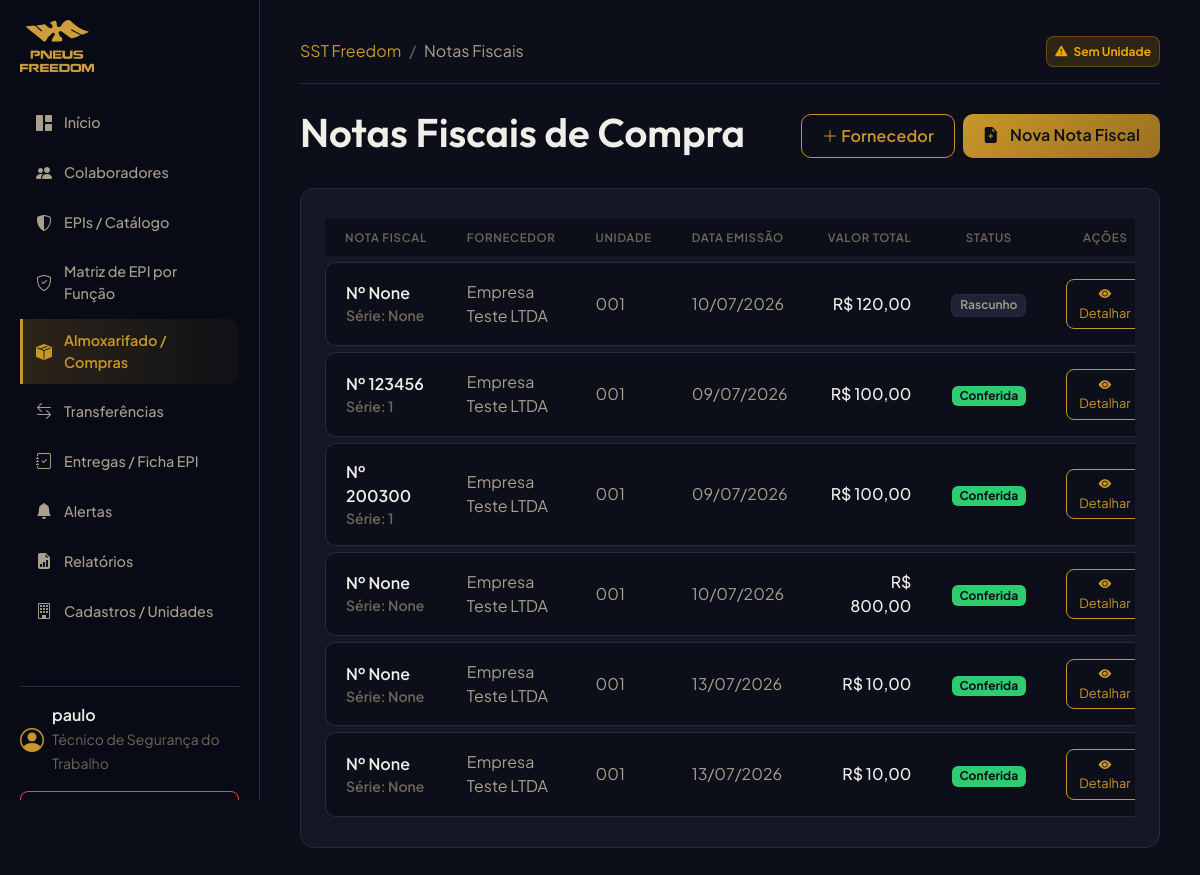
/inventory/nfs/ (signed in), run on an earlier commit of the app's database.
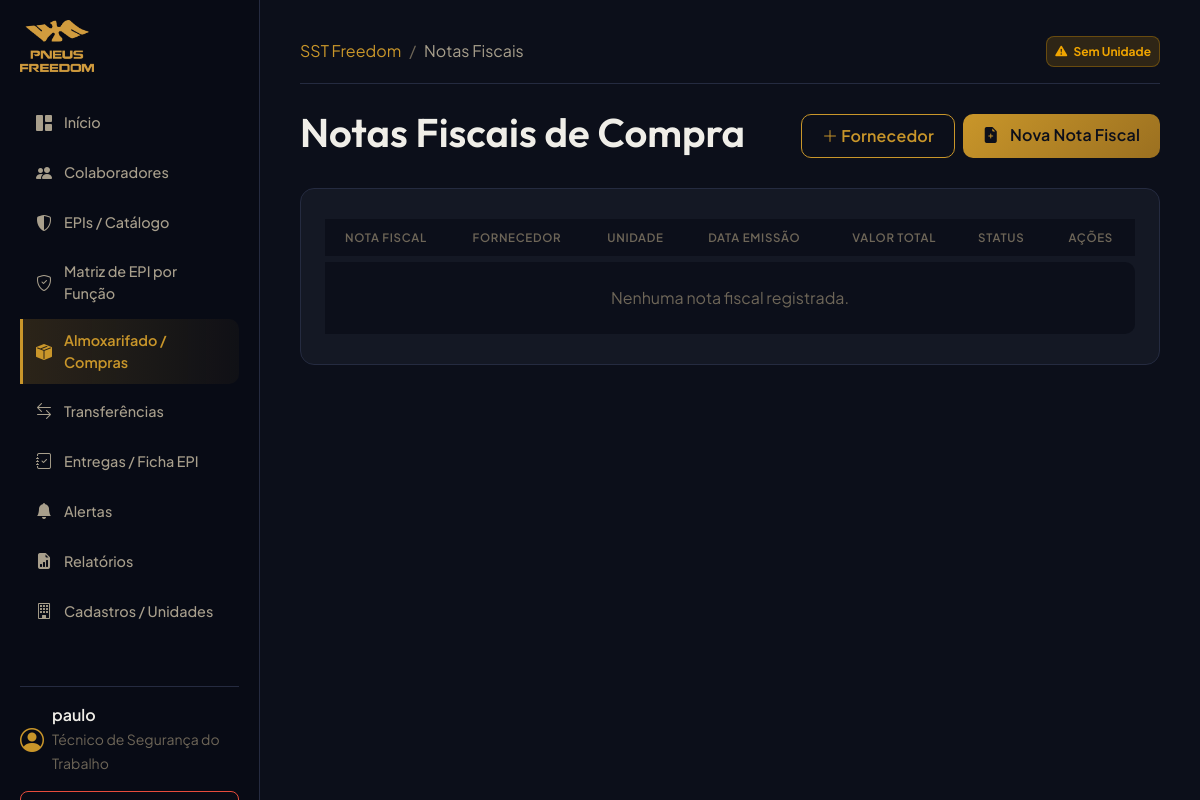
And on a later commit of the database.
### inventory/models.py (models this page shows, shortened)
class FiscalNote(models.Model):
    TIPO_CHOICES = (
        ('NOTA_FISCAL', 'Nota Fiscal'),
        ('RECIBO', 'Recibo'),
        ('SEM_DOCUMENTO', 'Sem documento'),
        ('OUTRO', 'Outro'),
    )
    STATUS_CHOICES = (
        ('RASCUNHO', 'Rascunho'),
        ('CONFERIDA', 'Conferida (Confirmada)'),
        ('CANCELADA', 'Cancelada'),
    )
    supplier = models.ForeignKey(Supplier, on_delete=models.PROTECT, related_name='fiscal_notes', verbose_name="Fornecedor")
    unit = models.ForeignKey(Unit, on_delete=models.PROTECT, related_name='fiscal_notes', verbose_name="Unidade Recebedora")
    tipo = models.CharField(max_length=20, choices=TIPO_CHOICES, default='NOTA_FISCAL', verbose_name="Tipo de Documento")
    numero = models.CharField(max_length=50, blank=True, null=True, verbose_name="Número do Documento")
    serie = models.CharField(max_length=10, blank=True, null=True, verbose_name="Série")
    chave_acesso = models.CharField(max_length=44, blank=True, null=True, verbose_name="Chave de Acesso")
    data_emissao = models.DateField(verbose_name="Data de Emissão")
    data_recebimento = models.DateField(verbose_name="Data de Recebimento")
    centro_custo = models.ForeignKey(CostCenter, on_delete=models.PROTECT, related_name='fiscal_notes', verbose_name="Centro de Custo")
    frete = models.DecimalField(max_digits=10, decimal_places=2, default=0.00, verbose_name="Valor do Frete")
    desconto = models.DecimalField(max_digits=10, decimal_places=2, default=0.00, verbose_name="Valor do Desconto")
    valor_total = models.DecimalField(max_digits=12, decimal_places=2, verbose_name="Valor Total")
    documento_anexo = models.FileField(upload_to='uploads/nfs/', blank=True, null=True, verbose_name="Documento Anexado")
    observacoes = models.TextField(blank=True, null=True, verbose_name="Observações")
    status = models.CharField(max_length=20, choices=STATUS_CHOICES, default='RASCUNHO', verbose_name="Status")
    usuario = models.ForeignKey(settings.AUTH_USER_MODEL, on_delete=models.PROTECT, related_name='fiscal_notes', verbose_name="Registrado por")
    criado_em = models.DateTimeField(auto_now_add=True, verbose_name="Criado em")
    atualizado_em = models.DateTimeField(auto_now=True, verbose_name="Atualizado em")
    class Meta:
        verbose_name = "Nota Fiscal"
        verbose_name_plural = "Notas Fiscais"
        unique_together = ('supplier', 'numero', 'serie')

class Supplier(models.Model):
    razao_social = models.CharField(max_length=255, verbose_name="Razão Social")
    cnpj_cpf = models.CharField(max_length=18, unique=True, verbose_name="CNPJ/CPF")
    contato = models.CharField(max_length=100, blank=True, null=True, verbose_name="Nome de Contato")
    telefone = models.CharField(max_length=20, blank=True, null=True, verbose_name="Telefone")
    email = models.EmailField(blank=True, null=True, verbose_name="E-mail")
    ativo = models.BooleanField(default=True, verbose_name="Ativo")
    class Meta:
        verbose_name = "Fornecedor"
        verbose_name_plural = "Fornecedores"

### organizations/models.py (models this page shows, shortened)
class Unit(models.Model):
    company = models.ForeignKey(Company, on_delete=models.PROTECT, related_name='units', verbose_name="Empresa")
    codigo = models.CharField(max_length=50, unique=True, verbose_name="Código da Unidade")
    nome = models.CharField(max_length=255, verbose_name="Nome da Unidade")
    cidade = models.CharField(max_length=100, verbose_name="Cidade")
    estado = models.CharField(max_length=2, verbose_name="UF")
    ativo = models.BooleanField(default=True, verbose_name="Ativo")
    class Meta:
        verbose_name = "Unidade"
        verbose_name_plural = "Unidades"

### inventory/views.py (the view)
# urls.py: path('nfs/', FiscalNoteListView.as_view(), name='fiscal_note_list'),
class FiscalNoteListView(LoginRequiredMixin, ListView):
    model = FiscalNote
    template_name = "inventory/nfs_list.html"
    context_object_name = "notes"
    def get_queryset(self):
        user = self.request.user
        user_units = user.units.all()
        if user.is_superuser and not user_units.exists():
            from organizations.models import Unit
            user_units = Unit.objects.all()
        return FiscalNote.objects.filter(unit__in=user_units).select_related('supplier', 'unit', 'centro_custo')

### accounts/models.py (called while the page is built)
    def is_tecnico(self):
        return self.profile_type == self.TECNICO_SST or self.is_superuser

    def is_almoxarife(self):
        return self.profile_type == self.ALMOXARIFE or self.is_superuser

### templates/inventory/nfs_list.html (shortened to what this page needs)
{% extends "base.html" %}
{% block breadcrumbs %}
<li class="breadcrumb-item active text-secondary" aria-current="page">Notas Fiscais</li>
{% endblock %}
{% block content %}
<div class="d-flex justify-content-between align-items-center mb-4">
    <h1>Notas Fiscais de Compra</h1>
    <div class="d-flex gap-2">
        <a href="{% url 'supplier_create' %}" class="btn btn-outline-primary btn-premium">
            <i class="bi bi-plus-lg"></i> Fornecedor
        </a>
        <a href="{% url 'fiscal_note_create' %}" class="btn btn-premium btn-premium-primary">
            <i class="bi bi-file-earmark-plus-fill me-2"></i> Nova Nota Fiscal
        </a>
    </div>
</div>
<div class="card-premium">
    <div class="table-responsive">
        <table class="table table-premium mb-0">
            <thead>
                <tr>
                    <th class="text-muted border-0">Nota Fiscal</th>
                    <th class="text-muted border-0">Fornecedor</th>
                    <th class="text-muted border-0">Unidade</th>
                    <th class="text-muted border-0">Data Emissão</th>
                    <th class="text-muted border-0 text-end">Valor Total</th>
                    <th class="text-muted border-0 text-center">Status</th>
                    <th class="text-muted border-0 text-center">Ações</th>
                </tr>
            </thead>
            <tbody>
                {% for note in notes %}
                <tr>
                    <td class="text-light fw-semibold">
                        Nº {{ note.numero }}
                        <small class="text-muted d-block">Série: {{ note.serie }}</small>
                    </td>
                    <td>{{ note.supplier.razao_social }}</td>
                    <td>{{ note.unit.codigo }}</td>
                    <td>{{ note.data_emissao|date:"d/m/Y" }}</td>
                    <td class="text-end text-light fw-medium">R$ {{ note.valor_total|floatformat:2 }}</td>
                    <td class="text-center">
                        {% if note.status == 'RASCUNHO' %}
                        <span class="badge bg-secondary">Rascunho</span>
                        {% elif note.status == 'CONFERIDA' %}
                        <span class="badge bg-success">Conferida</span>
                        {% else %}
                        <span class="badge bg-danger">Cancelada</span>
                        {% endif %}
                    </td>
                    <td class="text-center">
                        <a href="{% url 'fiscal_note_detail' note.id %}" class="btn btn-sm btn-outline-primary rounded-3">
                            <i class="bi bi-eye-fill"></i> Detalhar
                        </a>
                    </td>
                </tr>
                {% empty %}
                <tr>
                    <td colspan="7" class="text-center text-muted border-0 py-4">Nenhuma nota fiscal registrada.</td>
                </tr>
                {% endfor %}
            </tbody>
        </table>
    </div>
</div>
{% endblock %}

### templates/base.html (shortened to what the changed rows need)
<!DOCTYPE html>
<html lang="pt-br">
<head>
    <link href="https://cdn.jsdelivr.net/npm/bootstrap@5.3.2/dist/css/bootstrap.min.css" rel="stylesheet">
    <link href="https://cdn.jsdelivr.net/npm/bootstrap-icons@1.11.1/font/bootstrap-icons.css" rel="stylesheet">
    {% load static %}
    <link rel="stylesheet" href="{% static 'css/custom.css' %}">
</head>
<body>
    <div class="sidebar-wrapper" id="sidebar">
        <nav class="nav flex-column">
            <div class="mt-5 border-top pt-3" style="border-color: var(--border-default) !important;">
                <form action="{% url 'logout' %}" method="post" class="w-100 m-0">
                    <button type="submit" class="btn btn-outline-danger w-100 btn-sm rounded-3">
                        <i class="bi bi-box-arrow-right"></i> Sair
                    </button>
                </form>
            </div>
        </nav>
    </div>
    <div class="main-content">
        <main class="animate-fade-in">
            {% block content %}{% endblock %}
        </main>
    </div>
</body>
</html>

What changed in the data, as far as the page shows it:
removed FiscalNote: numero "None", serie "None", supplier.razao_social "Empresa Teste LTDA", unit.codigo "001", data_emissao "10/07/2026", valor_total "120,00", status "Rascunho"
removed FiscalNote: numero "123456", serie "1", supplier.razao_social "Empresa Teste LTDA", unit.codigo "001", data_emissao "09/07/2026", valor_total "100,00", status "Conferida"
removed FiscalNote: numero "200300", serie "1", supplier.razao_social "Empresa Teste LTDA", unit.codigo "001", data_emissao "09/07/2026", valor_total "100,00", status "Conferida"
removed FiscalNote: numero "None", serie "None", supplier.razao_social "Empresa Teste LTDA", unit.codigo "001", data_emissao "10/07/2026", valor_total "800,00", status "Conferida"
removed FiscalNote: numero "None", serie "None", supplier.razao_social "Empresa Teste LTDA", unit.codigo "001", data_emissao "13/07/2026", valor_total "10,00", status "Conferida"
removed FiscalNote: numero "None", serie "None", supplier.razao_social "Empresa Teste LTDA", unit.codigo "001", data_emissao "13/07/2026", valor_total "10,00", status "Conferida"
Also different on the page:
text now shown: "Nenhuma nota fiscal registrada."
